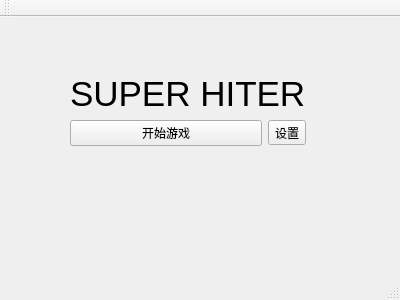
<?xml version="1.0" encoding="UTF-8"?>
<ui version="4.0">
 <class>MainWindow</class>
 <widget class="QMainWindow" name="MainWindow">
  <property name="geometry">
   <rect>
    <x>0</x>
    <y>0</y>
    <width>400</width>
    <height>300</height>
   </rect>
  </property>
  <property name="windowTitle">
   <string>MainWindow</string>
  </property>
  <widget class="QWidget" name="centralWidget">
   <widget class="QWidget" name="">
    <property name="geometry">
     <rect>
      <x>-4</x>
      <y>20</y>
      <width>389</width>
      <height>146</height>
     </rect>
    </property>
    <layout class="QVBoxLayout" name="verticalLayout_2">
     <item>
      <spacer name="verticalSpacer">
       <property name="orientation">
        <enum>Qt::Vertical</enum>
       </property>
       <property name="sizeHint" stdset="0">
        <size>
         <width>20</width>
         <height>40</height>
        </size>
       </property>
      </spacer>
     </item>
     <item>
      <layout class="QHBoxLayout" name="horizontalLayout_2">
       <item>
        <spacer name="horizontalSpacer">
         <property name="orientation">
          <enum>Qt::Horizontal</enum>
         </property>
         <property name="sizeHint" stdset="0">
          <size>
           <width>88</width>
           <height>20</height>
          </size>
         </property>
        </spacer>
       </item>
       <item>
        <widget class="QWidget" name="widget" native="true">
         <zorder>begin</zorder>
         <zorder>label</zorder>
         <zorder>toolButton</zorder>
         <zorder>toolButton</zorder>
        </widget>
       </item>
       <item>
        <layout class="QVBoxLayout" name="verticalLayout">
         <item>
          <widget class="QLabel" name="label">
           <property name="font">
            <font>
             <family>Arial</family>
             <pointsize>26</pointsize>
            </font>
           </property>
           <property name="frameShadow">
            <enum>QFrame::Plain</enum>
           </property>
           <property name="text">
            <string>SUPER HITER</string>
           </property>
           <property name="textFormat">
            <enum>Qt::RichText</enum>
           </property>
          </widget>
         </item>
         <item>
          <layout class="QHBoxLayout" name="horizontalLayout">
           <item>
            <widget class="QPushButton" name="begin">
             <property name="text">
              <string>开始游戏</string>
             </property>
            </widget>
           </item>
           <item>
            <widget class="QToolButton" name="toolButton">
             <property name="text">
              <string>设置</string>
             </property>
            </widget>
           </item>
          </layout>
         </item>
        </layout>
       </item>
       <item>
        <spacer name="horizontalSpacer_2">
         <property name="orientation">
          <enum>Qt::Horizontal</enum>
         </property>
         <property name="sizeHint" stdset="0">
          <size>
           <width>98</width>
           <height>20</height>
          </size>
         </property>
        </spacer>
       </item>
      </layout>
     </item>
     <item>
      <spacer name="verticalSpacer_2">
       <property name="orientation">
        <enum>Qt::Vertical</enum>
       </property>
       <property name="sizeHint" stdset="0">
        <size>
         <width>20</width>
         <height>40</height>
        </size>
       </property>
      </spacer>
     </item>
    </layout>
   </widget>
  </widget>
  <widget class="QMenuBar" name="menuBar">
   <property name="geometry">
    <rect>
     <x>0</x>
     <y>0</y>
     <width>400</width>
     <height>17</height>
    </rect>
   </property>
  </widget>
  <widget class="QToolBar" name="mainToolBar">
   <attribute name="toolBarArea">
    <enum>TopToolBarArea</enum>
   </attribute>
   <attribute name="toolBarBreak">
    <bool>false</bool>
   </attribute>
  </widget>
  <widget class="QStatusBar" name="statusBar"/>
 </widget>
 <layoutdefault spacing="6" margin="11"/>
 <resources/>
 <connections/>
</ui>
